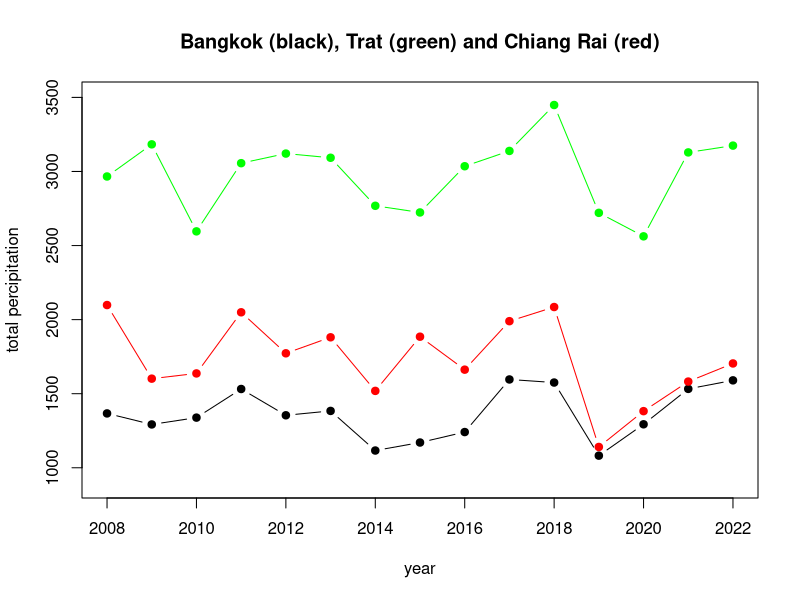
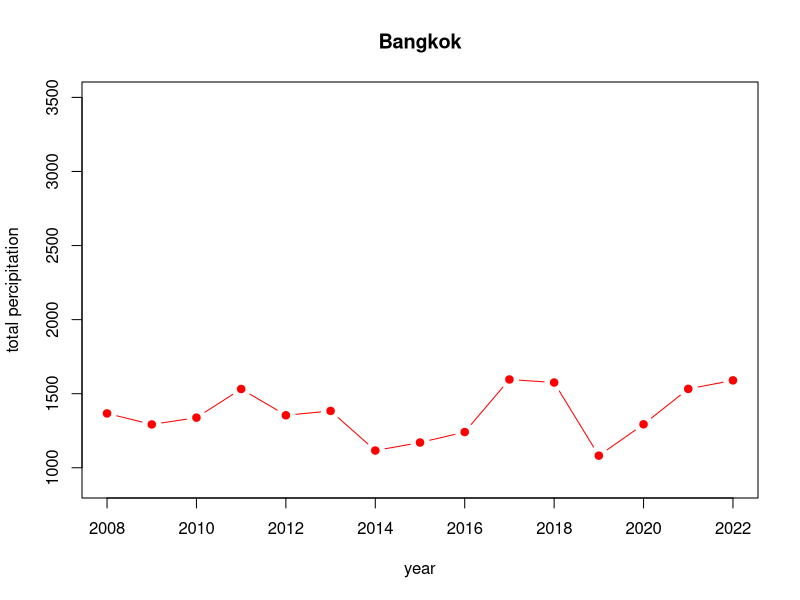
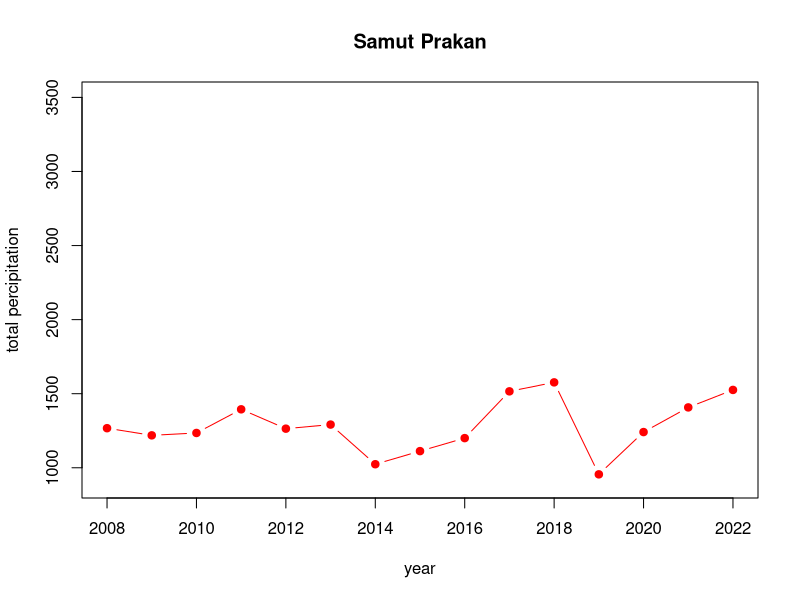
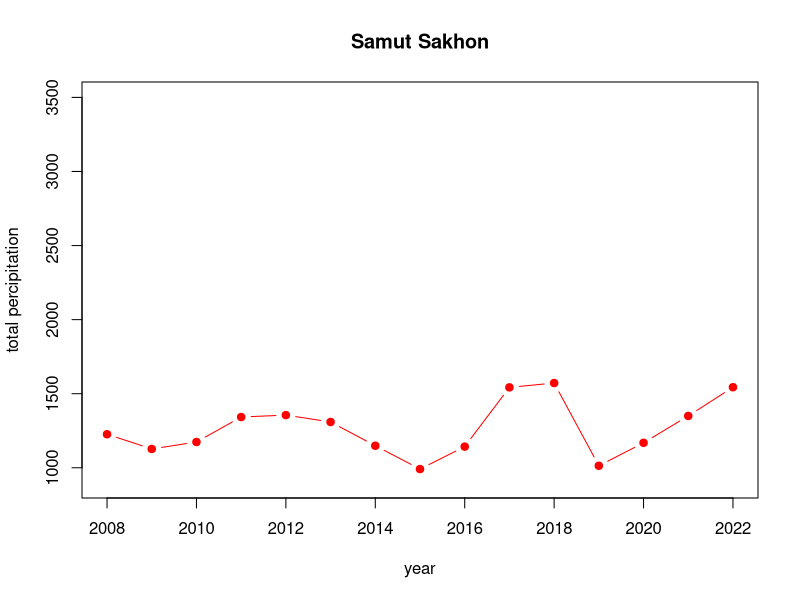
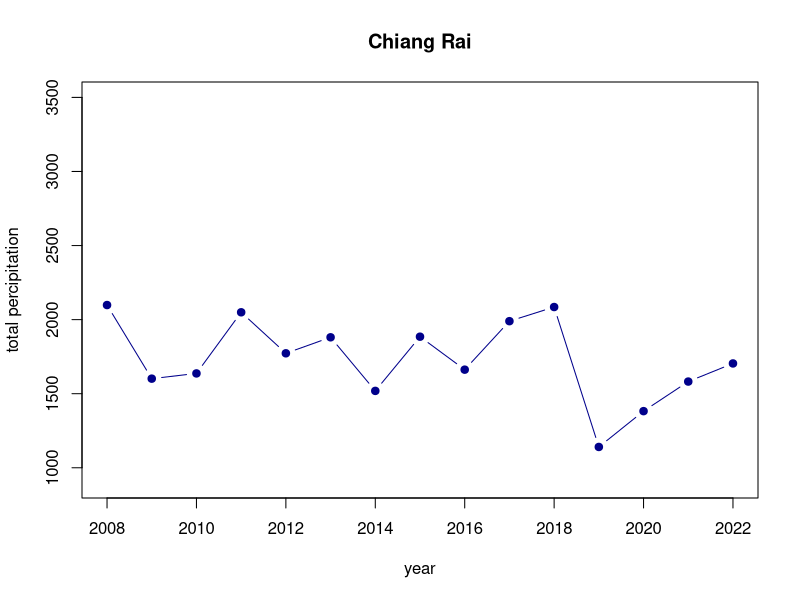
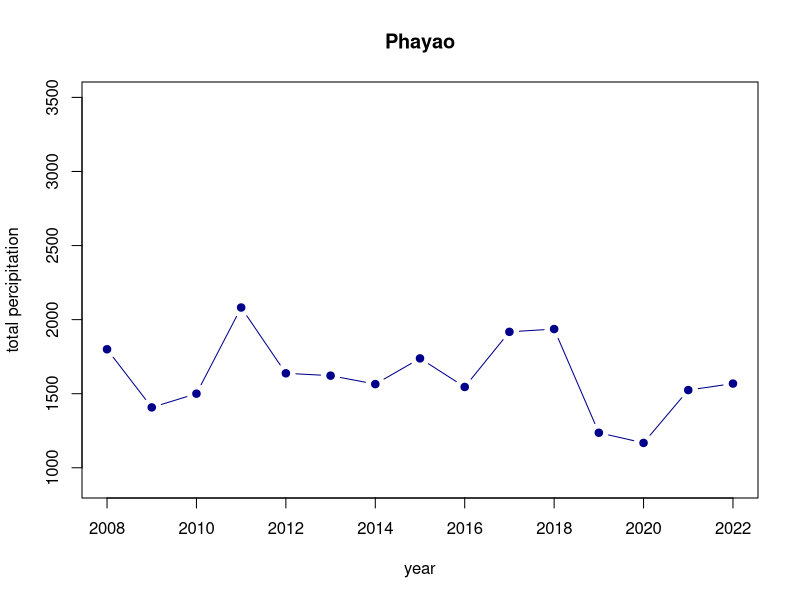
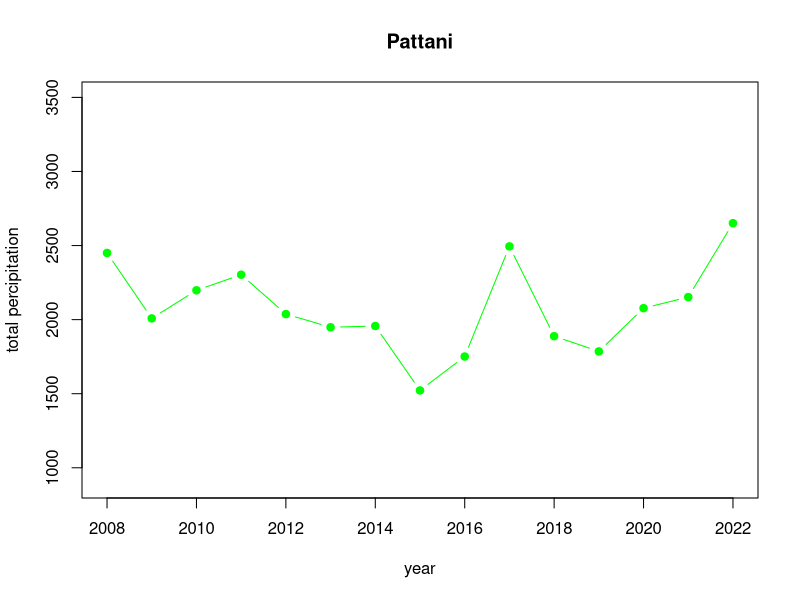
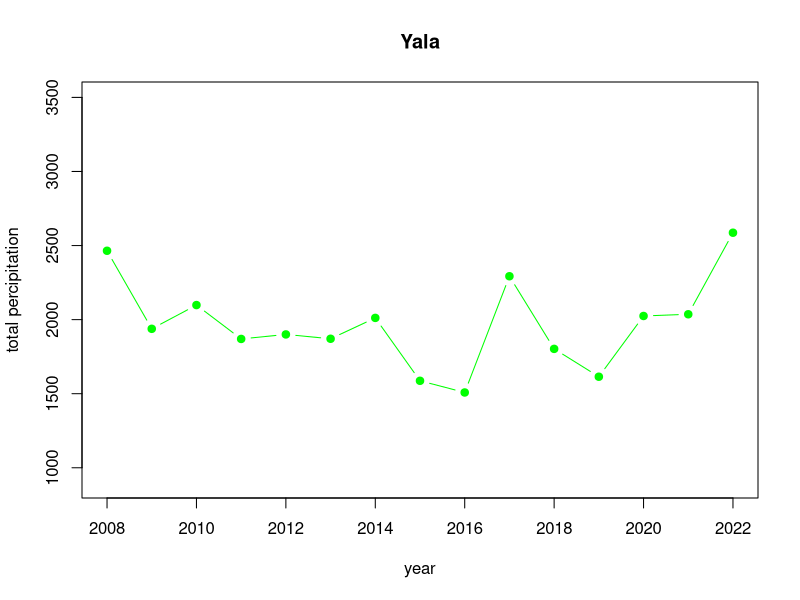

The R source for these figures, in order:
## ---- chunk 1
install.packages("readxl")
library(readxl)
## ---- chunk 2
Thailand_daymin <- read_excel("Thailand.xlsx",sheet = "era5_t2m_daymin_annual_Thailand")
Thailand_daymin
## ---- chunk 3
Thailand_daymax <- read_excel("Thailand.xlsx",sheet = "era5_t2m_daymax_annual_Thailand")
Thailand_daymax
## ---- chunk 4
Thailand_tp <- read_excel("Thailand.xlsx",sheet = "era5_tp(mm)_annual_Thailand")
Thailand_tp
## ---- chunk 5
Gideon <- read_excel("Dengue_Data.xlsx",sheet = "Gideon")
Gideon
## ---- chunk 6
Thailand_tp_sorted = Thailand_tp[order(Thailand_tp$`2022`, decreasing = TRUE), ]
Thailand_tp_sorted
## ---- chunk 7
#sub districts with Highest Precipitation
Thailand_tp_highest = head(Thailand_tp_sorted)
Thailand_tp_highest_list = Thailand_tp_highest$ADM1_EN
Thailand_tp_highest_list
## ---- chunk 8
#sub districts with Lowest Precipitation
Thailand_tp_lowest = tail(Thailand_tp_sorted) 
Thailand_tp_lowest_list = Thailand_tp_lowest$ADM1_EN
Thailand_tp_lowest_list
## ---- chunk 9
Thailand_daymax_sorted = Thailand_daymax[order(Thailand_daymax$`2022`, decreasing = TRUE), ]
Thailand_daymax_sorted
## ---- chunk 10
#sub districts with Highest max Temperatur
Thailand_daymax_highest = head(Thailand_daymax_sorted)
Thailand_daymax_highest_list = Thailand_daymax_highest$ADM1_EN
Thailand_daymax_highest_list
## ---- chunk 11
#sub districts with Lowest max temperatur
Thailand_daymax_lowest = tail(Thailand_daymax_sorted) 
Thailand_daymax_lowest_list = Thailand_daymax_lowest$ADM1_EN
Thailand_daymax_lowest_list
## ---- chunk 12
Thailand_daymin_sorted = Thailand_daymin[order(Thailand_daymin$`2022`, decreasing = TRUE), ]
Thailand_daymin_sorted
## ---- chunk 13
#sub districts with Highest min Temperatur
Thailand_daymin_highest = head(Thailand_daymin_sorted)
Thailand_daymin_highest_list = Thailand_daymin_highest$ADM1_EN
Thailand_daymin_highest_list
## ---- chunk 14
#sub districts with Lowest min temperatur
Thailand_daymin_lowest = tail(Thailand_daymin_sorted) 
Thailand_daymin_lowest_list = Thailand_daymin_lowest$ADM1_EN
Thailand_daymin_lowest_list
## ---- chunk 15
Thailand_temp_highest = unique(c(Thailand_daymax_highest_list, Thailand_daymin_highest_list))
Thailand_temp_highest
## ---- chunk 16
Thailand_temp_lowest = unique(c(Thailand_daymax_lowest_list, Thailand_daymin_lowest_list))
Thailand_temp_lowest
## ---- chunk 17
Thailand_temp_highest
## ---- chunk 18
Thailand_temp_lowest
## ---- chunk 19
Thailand_tp_highest_list
## ---- chunk 20
Thailand_tp_lowest_list
## ---- chunk 21
plot(x = colnames(Thailand_tp[,5:19]), y = Thailand_tp[1,5:19], type = "b", pch = 19, xlab = "year", ylab = "total percipitation", main = "Bangkok (black), Trat (green) and Chiang Rai (red)", ylim = c(900,3500)); lines(colnames(Thailand_tp[,5:19]), Thailand_tp[46,5:19], type = "b", pch = 19, col = "red"); lines(colnames(Thailand_tp[,5:19]), Thailand_tp[14,5:19], type = "b", pch = 19, col = "green")
## ---- chunk 22
#central 

plot(x = colnames(Thailand_tp[,5:19]), y = Thailand_tp[1,5:19], type = "b", pch = 19, col="red", ylim = c(900,3500), xlab = "year", ylab = "total percipitation", main = Thailand_tp[1,2])

plot(x = colnames(Thailand_tp[,5:19]), y = Thailand_tp[2,5:19], type = "b", pch = 19, col="red", ylim = c(900,3500), xlab = "year", ylab = "total percipitation", main = Thailand_tp[2,2])

plot(x = colnames(Thailand_tp[,5:19]), y = Thailand_tp[60,5:19], type = "b", pch = 19, col="red", ylim = c(900,3500), xlab = "year", ylab = "total percipitation", main = Thailand_tp[60,2])

#north

plot(x = colnames(Thailand_tp[,5:19]), y = Thailand_tp[46,5:19], type = "b", pch = 19, col="darkblue", ylim = c(900,3500), xlab = "year", ylab = "total percipitation", main = Thailand_tp[46,2])

plot(x = colnames(Thailand_tp[,5:19]), y = Thailand_tp[45,5:19], type = "b", pch = 19, col="darkblue", ylim = c(900,3500), xlab = "year", ylab = "total percipitation", main = Thailand_tp[45,2])

#south

plot(x = colnames(Thailand_tp[,5:19]), y = Thailand_tp[75,5:19], type = "b", pch = 19, col="green", ylim = c(900,3500), xlab = "year", ylab = "total percipitation", main = Thailand_tp[75,2])

plot(x = colnames(Thailand_tp[,5:19]), y = Thailand_tp[76,5:19], type = "b", pch = 19, col="green", ylim = c(900,3500), xlab = "year", ylab = "total percipitation", main = Thailand_tp[76,2])

plot(x = colnames(Thailand_tp[,5:19]), y = Thailand_tp[77,5:19], type = "b", pch = 19, col="green", ylim = c(900,3500), xlab = "year", ylab = "total percipitation", main = Thailand_tp[77,2])

#mid-tail

plot(x = colnames(Thailand_tp[,5:19]), y = Thailand_tp[69,5:19], type = "b", pch = 19, col="purple", ylim = c(900,3500), xlab = "year", ylab = "total percipitation", main = Thailand_tp[69,2])

plot(x = colnames(Thailand_tp[,5:19]), y = Thailand_tp[70,5:19], type = "b", pch = 19, col="purple",ylim = c(900,3500), xlab = "year", ylab = "total percipitation", main = Thailand_tp[70,2])

#west

plot(x = colnames(Thailand_tp[,5:19]), y = Thailand_tp[51,5:19], type = "b", pch = 19, col="turquoise", ylim = c(900,3500), xlab = "year", ylab = "total percipitation", main = Thailand_tp[51,2])

plot(x = colnames(Thailand_tp[,5:19]), y = Thailand_tp[57,5:19], type = "b", pch = 19, col="turquoise", ylim = c(900,3500), xlab = "year", ylab = "total percipitation", main = Thailand_tp[57,2])

#east

plot(x = colnames(Thailand_tp[,5:19]), y = Thailand_tp[22,5:19], type = "b", pch = 19, col="orange", ylim = c(900,3500), xlab = "year", ylab = "total percipitation", main = Thailand_tp[22,2])

plot(x = colnames(Thailand_tp[,5:19]), y = Thailand_tp[23,5:19], type = "b", pch = 19, col="orange", ylim = c(900,3500), xlab = "year", ylab = "total percipitation", main = Thailand_tp[23,2])

plot(x = colnames(Thailand_tp[,5:19]), y = Thailand_tp[26,5:19], type = "b", pch = 19, col="orange", ylim = c(900,3500), xlab = "year", ylab = "total percipitation", main = Thailand_tp[26,2])

## ---- chunk 23
hist(Thailand_tp$"2008", ylim=c(0,20), breaks=15, main = colnames(Thailand_tp[,5]), xlab = "total percipitation")
hist(Thailand_tp$"2009", ylim=c(0,20), breaks=15, main = colnames(Thailand_tp[,6]), xlab = "total percipitation")
hist(Thailand_tp$"2010", ylim=c(0,20), breaks=15, main = colnames(Thailand_tp[,7]), xlab = "total percipitation")
hist(Thailand_tp$"2011", ylim=c(0,20), breaks=15, main = colnames(Thailand_tp[,8]), xlab = "total percipitation")
hist(Thailand_tp$"2012", ylim=c(0,20), breaks=15, main = colnames(Thailand_tp[,9]), xlab = "total percipitation")
hist(Thailand_tp$"2013", ylim=c(0,20), breaks=15, main = colnames(Thailand_tp[,10]), xlab = "total percipitation")
hist(Thailand_tp$"2014", ylim=c(0,20), breaks=15, main = colnames(Thailand_tp[,11]), xlab = "total percipitation")
hist(Thailand_tp$"2015", ylim=c(0,20), breaks=15, main = colnames(Thailand_tp[,12]), xlab = "total percipitation")
hist(Thailand_tp$"2016", ylim=c(0,20), breaks=15, main = colnames(Thailand_tp[,13]), xlab = "total percipitation")
hist(Thailand_tp$"2017", ylim=c(0,20), breaks=15, main = colnames(Thailand_tp[,14]), xlab = "total percipitation")
hist(Thailand_tp$"2018", ylim=c(0,20), breaks=15, main = colnames(Thailand_tp[,15]), xlab = "total percipitation")
hist(Thailand_tp$"2019", ylim=c(0,20), breaks=15, main = colnames(Thailand_tp[,16]), xlab = "total percipitation")
hist(Thailand_tp$"2020", ylim=c(0,20), breaks=15, main = colnames(Thailand_tp[,17]), xlab = "total percipitation")
hist(Thailand_tp$"2021", ylim=c(0,20), breaks=15, main = colnames(Thailand_tp[,18]), xlab = "total percipitation")
hist(Thailand_tp$"2022", ylim=c(0,20), breaks=15, main = colnames(Thailand_tp[,19]), xlab = "total percipitation")
## ---- chunk 24
#load Dengue cases and death
cases = read_excel("Dengue_Data.xlsx", sheet = "Dengue_cases")
death = read_excel("Dengue_Data.xlsx", sheet = "Denge_deaths")


#clean data just for Thailand
cases_Thai = cases[,c(1,3)]
death_Thai = death[,c(1,3)]


#plot to see cases and death numbers over time
plot(cases_Thai, type = "b", pch = 19); plot(death_Thai, type = "b", pch = 19) 
